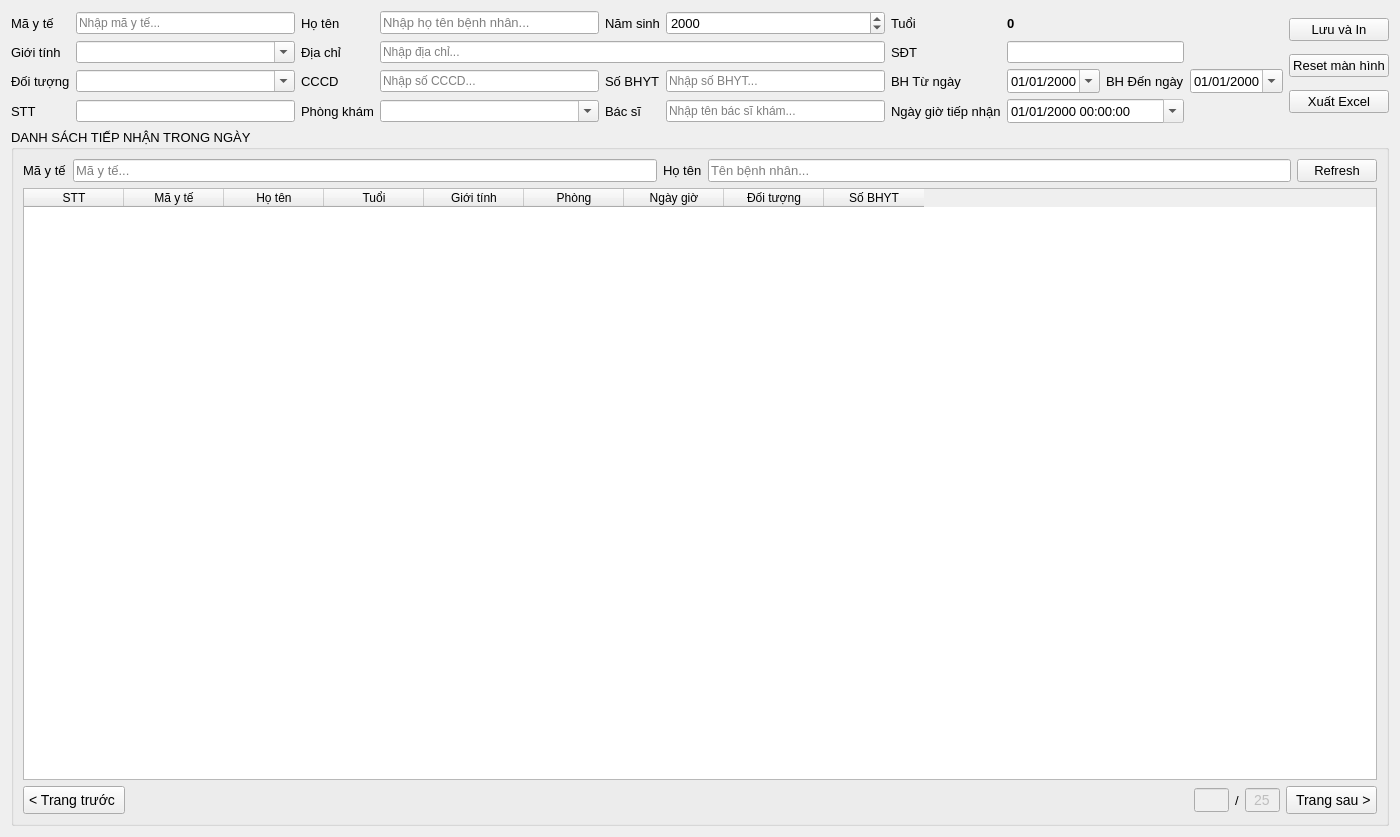
<?xml version="1.0" encoding="UTF-8"?>
<ui version="4.0">
 <class>formTiepNhan</class>
 <widget class="QWidget" name="formTiepNhan">
  <property name="geometry">
   <rect>
    <x>0</x>
    <y>0</y>
    <width>1400</width>
    <height>837</height>
   </rect>
  </property>
  <property name="windowTitle">
   <string>Tiếp nhận</string>
  </property>
  <layout class="QGridLayout" name="gridLayout">
   <item row="0" column="0">
    <layout class="QHBoxLayout" name="top_layout">
     <item>
      <layout class="QGridLayout" name="grid">
       <item row="0" column="1">
        <widget class="QLineEdit" name="ma_y_te">
         <property name="placeholderText">
          <string>Nhập mã y tế...</string>
         </property>
        </widget>
       </item>
       <item row="0" column="0">
        <widget class="QLabel" name="label_ma_y_te">
         <property name="font">
          <font>
           <pointsize>10</pointsize>
          </font>
         </property>
         <property name="text">
          <string>Mã y tế</string>
         </property>
        </widget>
       </item>
       <item row="0" column="4">
        <widget class="QLabel" name="label_nam_sinh">
         <property name="font">
          <font>
           <pointsize>10</pointsize>
          </font>
         </property>
         <property name="text">
          <string>Năm sinh</string>
         </property>
        </widget>
       </item>
       <item row="0" column="2">
        <widget class="QLabel" name="label_ho_ten">
         <property name="font">
          <font>
           <pointsize>10</pointsize>
          </font>
         </property>
         <property name="text">
          <string>Họ tên</string>
         </property>
        </widget>
       </item>
       <item row="0" column="3">
        <widget class="QLineEdit" name="ho_ten">
         <property name="font">
          <font>
           <pointsize>10</pointsize>
          </font>
         </property>
         <property name="placeholderText">
          <string>Nhập họ tên bệnh nhân...</string>
         </property>
        </widget>
       </item>
       <item row="2" column="4">
        <widget class="QLabel" name="label_so_bhyt">
         <property name="font">
          <font>
           <pointsize>10</pointsize>
          </font>
         </property>
         <property name="text">
          <string>Số BHYT</string>
         </property>
        </widget>
       </item>
       <item row="2" column="6">
        <widget class="QLabel" name="label_bhyt_from">
         <property name="font">
          <font>
           <pointsize>10</pointsize>
          </font>
         </property>
         <property name="text">
          <string>BH Từ ngày</string>
         </property>
        </widget>
       </item>
       <item row="2" column="5">
        <widget class="QLineEdit" name="so_bhyt">
         <property name="placeholderText">
          <string>Nhập số BHYT...</string>
         </property>
        </widget>
       </item>
       <item row="2" column="3">
        <widget class="QLineEdit" name="cccd">
         <property name="placeholderText">
          <string>Nhập số CCCD...</string>
         </property>
        </widget>
       </item>
       <item row="0" column="6">
        <widget class="QLabel" name="label_tuoi">
         <property name="font">
          <font>
           <pointsize>10</pointsize>
          </font>
         </property>
         <property name="text">
          <string>Tuổi</string>
         </property>
        </widget>
       </item>
       <item row="0" column="7">
        <widget class="QLabel" name="tuoi">
         <property name="font">
          <font>
           <pointsize>10</pointsize>
           <weight>75</weight>
           <bold>true</bold>
          </font>
         </property>
         <property name="text">
          <string>0</string>
         </property>
        </widget>
       </item>
       <item row="2" column="2">
        <widget class="QLabel" name="label_cccd">
         <property name="font">
          <font>
           <pointsize>10</pointsize>
          </font>
         </property>
         <property name="text">
          <string>CCCD</string>
         </property>
        </widget>
       </item>
       <item row="2" column="0">
        <widget class="QLabel" name="label_doi_tuong">
         <property name="font">
          <font>
           <pointsize>10</pointsize>
          </font>
         </property>
         <property name="text">
          <string>Đối tượng</string>
         </property>
        </widget>
       </item>
       <item row="2" column="1">
        <widget class="QComboBox" name="doi_tuong">
         <property name="editable">
          <bool>true</bool>
         </property>
         <property name="insertPolicy">
          <enum>QComboBox::NoInsert</enum>
         </property>
        </widget>
       </item>
       <item row="3" column="7" colspan="2">
        <widget class="QDateTimeEdit" name="ngay_gio_tiep_nhan">
         <property name="font">
          <font>
           <pointsize>10</pointsize>
          </font>
         </property>
         <property name="readOnly">
          <bool>true</bool>
         </property>
         <property name="displayFormat">
          <string>dd/MM/yyyy HH:mm:ss</string>
         </property>
         <property name="calendarPopup">
          <bool>true</bool>
         </property>
        </widget>
       </item>
       <item row="0" column="5">
        <widget class="QDateEdit" name="nam_sinh">
         <property name="font">
          <font>
           <pointsize>10</pointsize>
          </font>
         </property>
         <property name="displayFormat">
          <string>yyyy</string>
         </property>
         <property name="calendarPopup">
          <bool>false</bool>
         </property>
        </widget>
       </item>
       <item row="3" column="1">
        <widget class="QLineEdit" name="stt"/>
       </item>
       <item row="2" column="8">
        <widget class="QLabel" name="label_bhyt_to">
         <property name="font">
          <font>
           <pointsize>10</pointsize>
          </font>
         </property>
         <property name="text">
          <string>BH Đến ngày</string>
         </property>
        </widget>
       </item>
       <item row="2" column="7">
        <widget class="QDateEdit" name="bhyt_from">
         <property name="font">
          <font>
           <pointsize>10</pointsize>
          </font>
         </property>
         <property name="displayFormat">
          <string>dd/MM/yyyy</string>
         </property>
         <property name="calendarPopup">
          <bool>true</bool>
         </property>
        </widget>
       </item>
       <item row="2" column="9">
        <widget class="QDateEdit" name="bhyt_to">
         <property name="font">
          <font>
           <pointsize>10</pointsize>
          </font>
         </property>
         <property name="displayFormat">
          <string>dd/MM/yyyy</string>
         </property>
         <property name="calendarPopup">
          <bool>true</bool>
         </property>
        </widget>
       </item>
       <item row="3" column="0">
        <widget class="QLabel" name="label_stt">
         <property name="font">
          <font>
           <pointsize>10</pointsize>
          </font>
         </property>
         <property name="text">
          <string>STT</string>
         </property>
        </widget>
       </item>
       <item row="3" column="3">
        <widget class="QComboBox" name="cb_phong_kham">
         <property name="editable">
          <bool>true</bool>
         </property>
         <property name="insertPolicy">
          <enum>QComboBox::NoInsert</enum>
         </property>
        </widget>
       </item>
       <item row="3" column="2">
        <widget class="QLabel" name="label_phong_kham">
         <property name="font">
          <font>
           <pointsize>10</pointsize>
          </font>
         </property>
         <property name="text">
          <string>Phòng khám</string>
         </property>
        </widget>
       </item>
       <item row="3" column="6">
        <widget class="QLabel" name="label_ngay_gio_tiep_nhan">
         <property name="font">
          <font>
           <pointsize>10</pointsize>
          </font>
         </property>
         <property name="text">
          <string>Ngày giờ tiếp nhận</string>
         </property>
        </widget>
       </item>
       <item row="3" column="4">
        <widget class="QLabel" name="label_bac_si">
         <property name="font">
          <font>
           <pointsize>10</pointsize>
          </font>
         </property>
         <property name="text">
          <string>Bác sĩ</string>
         </property>
        </widget>
       </item>
       <item row="3" column="5">
        <widget class="QLineEdit" name="ten_bac_si">
         <property name="placeholderText">
          <string>Nhập tên bác sĩ khám...</string>
         </property>
        </widget>
       </item>
       <item row="1" column="2">
        <widget class="QLabel" name="label_dia_chi">
         <property name="font">
          <font>
           <pointsize>10</pointsize>
          </font>
         </property>
         <property name="text">
          <string>Địa chỉ</string>
         </property>
        </widget>
       </item>
       <item row="1" column="1">
        <widget class="QComboBox" name="gioi_tinh">
         <property name="editable">
          <bool>true</bool>
         </property>
         <property name="insertPolicy">
          <enum>QComboBox::NoInsert</enum>
         </property>
        </widget>
       </item>
       <item row="1" column="0">
        <widget class="QLabel" name="label_gioi_tinh">
         <property name="font">
          <font>
           <pointsize>10</pointsize>
          </font>
         </property>
         <property name="text">
          <string>Giới tính</string>
         </property>
        </widget>
       </item>
       <item row="1" column="6">
        <widget class="QLabel" name="label_sdt">
         <property name="font">
          <font>
           <pointsize>10</pointsize>
          </font>
         </property>
         <property name="text">
          <string>SĐT</string>
         </property>
        </widget>
       </item>
       <item row="1" column="3" colspan="3">
        <widget class="QLineEdit" name="dia_chi">
         <property name="sizePolicy">
          <sizepolicy hsizetype="Minimum" vsizetype="Fixed">
           <horstretch>0</horstretch>
           <verstretch>0</verstretch>
          </sizepolicy>
         </property>
         <property name="placeholderText">
          <string>Nhập địa chỉ...</string>
         </property>
        </widget>
       </item>
       <item row="1" column="7" colspan="2">
        <widget class="QLineEdit" name="sdt"/>
       </item>
      </layout>
     </item>
     <item>
      <layout class="QVBoxLayout" name="btn_panel">
       <item>
        <widget class="QPushButton" name="btn_save">
         <property name="font">
          <font>
           <pointsize>10</pointsize>
          </font>
         </property>
         <property name="text">
          <string>Lưu và In</string>
         </property>
        </widget>
       </item>
       <item>
        <widget class="QPushButton" name="btn_reset">
         <property name="font">
          <font>
           <pointsize>10</pointsize>
          </font>
         </property>
         <property name="text">
          <string>Reset màn hình</string>
         </property>
        </widget>
       </item>
       <item>
        <widget class="QPushButton" name="btn_export">
         <property name="font">
          <font>
           <pointsize>10</pointsize>
          </font>
         </property>
         <property name="text">
          <string>Xuất Excel</string>
         </property>
        </widget>
       </item>
      </layout>
     </item>
    </layout>
   </item>
   <item row="1" column="0">
    <widget class="QGroupBox" name="group_history">
     <property name="font">
      <font>
       <pointsize>10</pointsize>
      </font>
     </property>
     <property name="title">
      <string>DANH SÁCH TIẾP NHẬN TRONG NGÀY</string>
     </property>
     <layout class="QVBoxLayout" name="group_history_layout">
      <item>
       <layout class="QGridLayout" name="filter_layout">
        <item row="0" column="3">
         <widget class="QLineEdit" name="ho_ten_search">
          <property name="placeholderText">
           <string>Tên bệnh nhân...</string>
          </property>
         </widget>
        </item>
        <item row="0" column="4">
         <widget class="QPushButton" name="btn_refresh_history">
          <property name="maximumSize">
           <size>
            <width>150</width>
            <height>16777215</height>
           </size>
          </property>
          <property name="text">
           <string>Refresh</string>
          </property>
         </widget>
        </item>
        <item row="0" column="0">
         <widget class="QLabel" name="label_ma_y_te_search">
          <property name="text">
           <string>Mã y tế</string>
          </property>
         </widget>
        </item>
        <item row="0" column="1">
         <widget class="QLineEdit" name="ma_y_te_search">
          <property name="placeholderText">
           <string>Mã y tế...</string>
          </property>
         </widget>
        </item>
        <item row="0" column="2">
         <widget class="QLabel" name="label_ho_ten_search">
          <property name="text">
           <string>Họ tên</string>
          </property>
         </widget>
        </item>
       </layout>
      </item>
      <item>
       <widget class="QTableWidget" name="table">
        <property name="sizePolicy">
         <sizepolicy hsizetype="Expanding" vsizetype="Expanding">
          <horstretch>0</horstretch>
          <verstretch>0</verstretch>
         </sizepolicy>
        </property>
        <property name="font">
         <font>
          <pointsize>9</pointsize>
         </font>
        </property>
        <property name="editTriggers">
         <set>QAbstractItemView::NoEditTriggers</set>
        </property>
        <property name="rowCount">
         <number>0</number>
        </property>
        <property name="columnCount">
         <number>9</number>
        </property>
        <column>
         <property name="text">
          <string>STT</string>
         </property>
        </column>
        <column>
         <property name="text">
          <string>Mã y tế</string>
         </property>
        </column>
        <column>
         <property name="text">
          <string>Họ tên</string>
         </property>
        </column>
        <column>
         <property name="text">
          <string>Tuổi</string>
         </property>
        </column>
        <column>
         <property name="text">
          <string>Giới tính</string>
         </property>
        </column>
        <column>
         <property name="text">
          <string>Phòng</string>
         </property>
        </column>
        <column>
         <property name="text">
          <string>Ngày giờ</string>
         </property>
        </column>
        <column>
         <property name="text">
          <string>Đối tượng</string>
         </property>
        </column>
        <column>
         <property name="text">
          <string>Số BHYT</string>
         </property>
        </column>
       </widget>
      </item>
      <item>
       <layout class="QHBoxLayout" name="horizontalLayout_2">
        <item>
         <widget class="QPushButton" name="btn_prev_page">
          <property name="styleSheet">
           <string notr="true">QPushButton {
	padding: 5px;
	font-size: 14px;
}</string>
          </property>
          <property name="text">
           <string>&lt; Trang trước </string>
          </property>
         </widget>
        </item>
        <item>
         <spacer name="horizontalSpacer_3">
          <property name="orientation">
           <enum>Qt::Horizontal</enum>
          </property>
          <property name="sizeHint" stdset="0">
           <size>
            <width>40</width>
            <height>20</height>
           </size>
          </property>
         </spacer>
        </item>
        <item>
         <widget class="QLineEdit" name="current_page">
          <property name="enabled">
           <bool>false</bool>
          </property>
          <property name="sizePolicy">
           <sizepolicy hsizetype="Fixed" vsizetype="Fixed">
            <horstretch>0</horstretch>
            <verstretch>0</verstretch>
           </sizepolicy>
          </property>
          <property name="maximumSize">
           <size>
            <width>35</width>
            <height>16777215</height>
           </size>
          </property>
          <property name="styleSheet">
           <string notr="true">QLineEdit {
	font-size: 14px;
}</string>
          </property>
         </widget>
        </item>
        <item>
         <widget class="QLabel" name="label_15">
          <property name="text">
           <string>/</string>
          </property>
         </widget>
        </item>
        <item>
         <widget class="QLineEdit" name="num_page">
          <property name="enabled">
           <bool>false</bool>
          </property>
          <property name="sizePolicy">
           <sizepolicy hsizetype="Fixed" vsizetype="Fixed">
            <horstretch>0</horstretch>
            <verstretch>0</verstretch>
           </sizepolicy>
          </property>
          <property name="minimumSize">
           <size>
            <width>0</width>
            <height>0</height>
           </size>
          </property>
          <property name="maximumSize">
           <size>
            <width>35</width>
            <height>16777215</height>
           </size>
          </property>
          <property name="styleSheet">
           <string notr="true">QLineEdit {
	font-size: 14px;
}</string>
          </property>
          <property name="text">
           <string>25</string>
          </property>
          <property name="alignment">
           <set>Qt::AlignCenter</set>
          </property>
         </widget>
        </item>
        <item>
         <widget class="QPushButton" name="btn_next_page">
          <property name="styleSheet">
           <string notr="true">QPushButton {
	padding: 5px;
	font-size: 14px;
}</string>
          </property>
          <property name="text">
           <string> Trang sau &gt;</string>
          </property>
         </widget>
        </item>
       </layout>
      </item>
     </layout>
    </widget>
   </item>
  </layout>
 </widget>
 <tabstops>
  <tabstop>ma_y_te</tabstop>
  <tabstop>gioi_tinh</tabstop>
  <tabstop>doi_tuong</tabstop>
  <tabstop>ho_ten</tabstop>
  <tabstop>dia_chi</tabstop>
  <tabstop>cccd</tabstop>
  <tabstop>so_bhyt</tabstop>
  <tabstop>nam_sinh</tabstop>
  <tabstop>sdt</tabstop>
  <tabstop>bhyt_from</tabstop>
  <tabstop>bhyt_to</tabstop>
  <tabstop>stt</tabstop>
  <tabstop>cb_phong_kham</tabstop>
  <tabstop>ten_bac_si</tabstop>
  <tabstop>table</tabstop>
  <tabstop>btn_save</tabstop>
  <tabstop>btn_reset</tabstop>
  <tabstop>btn_export</tabstop>
  <tabstop>ma_y_te_search</tabstop>
  <tabstop>ho_ten_search</tabstop>
  <tabstop>btn_refresh_history</tabstop>
  <tabstop>btn_prev_page</tabstop>
  <tabstop>current_page</tabstop>
  <tabstop>num_page</tabstop>
  <tabstop>btn_next_page</tabstop>
  <tabstop>ngay_gio_tiep_nhan</tabstop>
 </tabstops>
 <resources/>
 <connections/>
</ui>
